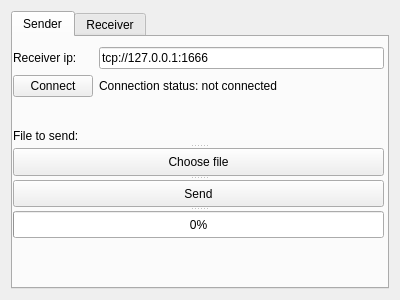
<?xml version="1.0" encoding="UTF-8"?>
<ui version="4.0">
 <class>Form</class>
 <widget class="QWidget" name="Form">
  <property name="geometry">
   <rect>
    <x>0</x>
    <y>0</y>
    <width>400</width>
    <height>300</height>
   </rect>
  </property>
  <property name="windowTitle">
   <string>Form</string>
  </property>
  <layout class="QGridLayout" name="gridLayout">
   <item row="0" column="0">
    <widget class="QTabWidget" name="tabWidget">
     <property name="currentIndex">
      <number>0</number>
     </property>
     <widget class="QWidget" name="tabSender">
      <attribute name="title">
       <string>Sender</string>
      </attribute>
      <widget class="QWidget" name="layoutWidget">
       <property name="geometry">
        <rect>
         <x>0</x>
         <y>10</y>
         <width>371</width>
         <height>51</height>
        </rect>
       </property>
       <layout class="QGridLayout" name="gridLayout_2">
        <item row="0" column="0">
         <widget class="QLabel" name="label">
          <property name="text">
           <string>Receiver ip:</string>
          </property>
         </widget>
        </item>
        <item row="0" column="1">
         <widget class="QLineEdit" name="lineEditReceiverIp">
          <property name="text">
           <string>tcp://127.0.0.1:1666</string>
          </property>
         </widget>
        </item>
        <item row="1" column="0">
         <widget class="QPushButton" name="pushButtonConnect">
          <property name="text">
           <string>Connect</string>
          </property>
         </widget>
        </item>
        <item row="1" column="1">
         <widget class="QLabel" name="labelConnectionStatus">
          <property name="text">
           <string>Connection status: not connected</string>
          </property>
         </widget>
        </item>
       </layout>
      </widget>
      <widget class="QSplitter" name="splitter">
       <property name="geometry">
        <rect>
         <x>0</x>
         <y>90</y>
         <width>371</width>
         <height>111</height>
        </rect>
       </property>
       <property name="orientation">
        <enum>Qt::Vertical</enum>
       </property>
       <widget class="QLabel" name="labelFileToSend">
        <property name="text">
         <string>File to send:</string>
        </property>
       </widget>
       <widget class="QPushButton" name="pushButtonChooseFileToSend">
        <property name="text">
         <string>Choose file</string>
        </property>
       </widget>
       <widget class="QPushButton" name="pushButtonSend">
        <property name="text">
         <string>Send</string>
        </property>
       </widget>
       <widget class="QProgressBar" name="progressBarSender">
        <property name="value">
         <number>0</number>
        </property>
       </widget>
      </widget>
     </widget>
     <widget class="QWidget" name="tabReceiver">
      <attribute name="title">
       <string>Receiver</string>
      </attribute>
      <widget class="QSplitter" name="splitter_2">
       <property name="geometry">
        <rect>
         <x>20</x>
         <y>10</y>
         <width>341</width>
         <height>111</height>
        </rect>
       </property>
       <property name="orientation">
        <enum>Qt::Vertical</enum>
       </property>
       <widget class="QLabel" name="labelListeningStatus">
        <property name="text">
         <string>Listening status:</string>
        </property>
       </widget>
       <widget class="QLabel" name="labelReceiverIp">
        <property name="text">
         <string>IP: </string>
        </property>
       </widget>
       <widget class="QLabel" name="labelReceivinFile">
        <property name="text">
         <string>Receiving file:</string>
        </property>
       </widget>
       <widget class="QProgressBar" name="progressBarReceiver">
        <property name="value">
         <number>0</number>
        </property>
       </widget>
      </widget>
     </widget>
    </widget>
   </item>
  </layout>
 </widget>
 <resources/>
 <connections/>
</ui>
